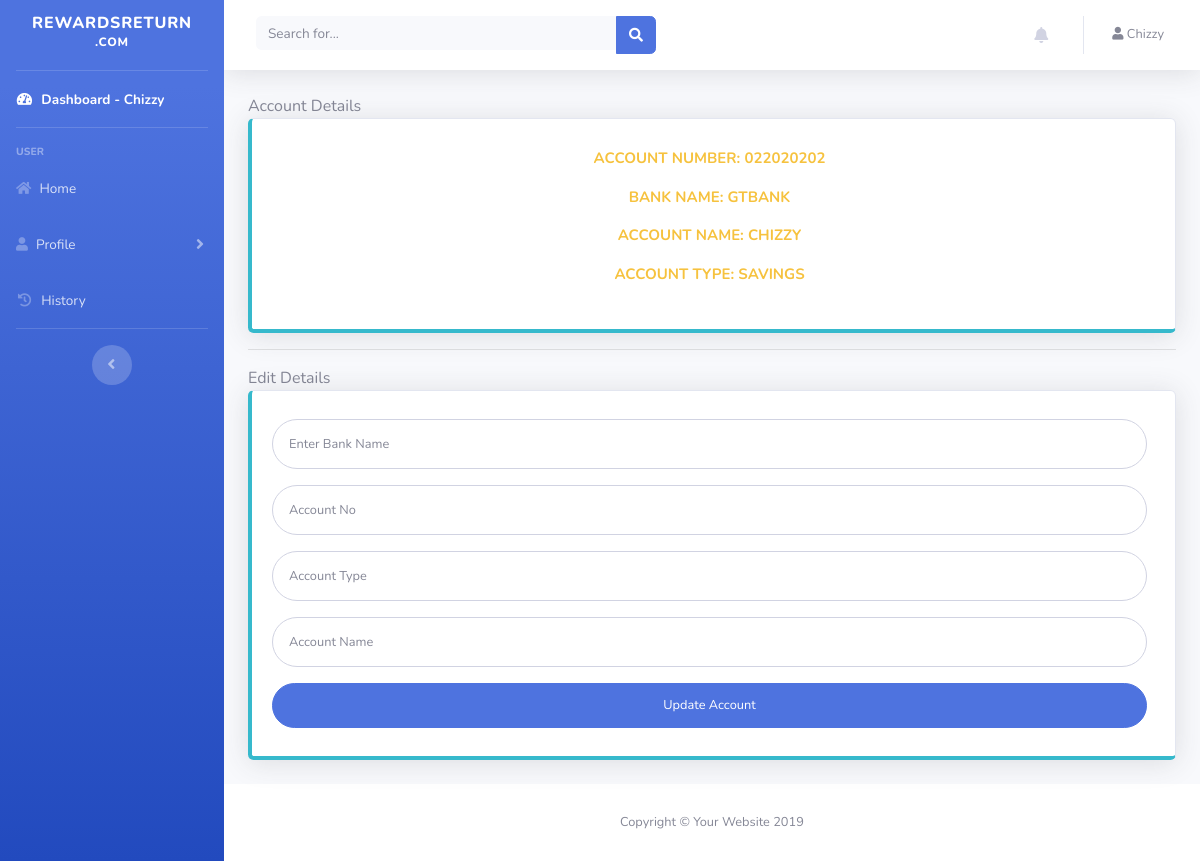
The app's page /dashboard/bank.php (signed in) with its own data.
### tables this page shows
CREATE TABLE `user_details` (
  `ID` int(11) NOT NULL COMMENT ' ',
  `username` varchar(250) NOT NULL,
  `password` varchar(500) NOT NULL,
  `email` varchar(300) NOT NULL,
  `phone_no` varchar(50) NOT NULL,
  `refeerer` varchar(300) NOT NULL,
  `bankname` varchar(225) NOT NULL,
  `accntno` varchar(225) NOT NULL,
  `accnttype` varchar(225) NOT NULL,
  `accntname` varchar(225) NOT NULL,
  `fee` int(11) NOT NULL
);

### includes/profile_process.php (called while the page is built, shortened)
<?php
    $sessionkey = $_SESSION['username'];
?>

### dashboard/bank.php (the view, shortened to what this page needs)
<?php require_once("../includes/profile_process.php");?>
<!DOCTYPE html>
<html lang="en">
<head>
  <link href="vendor/fontawesome-free/css/all.min.css" rel="stylesheet" type="text/css">
  <link href="css/sb-admin-2.min.css" rel="stylesheet">
</head>
<body id="page-top">
  <div id="wrapper">
    <ul class="navbar-nav bg-gradient-primary sidebar sidebar-dark accordion" id="accordionSidebar">
      <a class="sidebar-brand d-flex align-items-center justify-content-center" href="index.php">
        <div class="sidebar-brand-text mx-3">RewardsReturn <sup>.com</sup></div>
      </a>
      <hr class="sidebar-divider my-0">
      <li class="nav-item active">
        <a class="nav-link" href="index.php">
          <i class="fas fa-fw fa-tachometer-alt"></i>
          <span>Dashboard - <?php  if(isset($_SESSION['username'])){echo $_SESSION['username'];} else {header("Location: ../index.php");exit;} ?></span></a>
      </li>
      <hr class="sidebar-divider">
      <div class="sidebar-heading">
        User
      </div>
      <li class="nav-item">
        <a class="nav-link collapsed" href="../dashboard/" aria-expanded="true" aria-controls="collapseTwo">
          <i class="fas fa-home fa-cog"></i>
          <span>Home</span>
        </a>
        <a class="nav-link collapsed" href="#" data-toggle="collapse" data-target="#collapseTwo" aria-expanded="true" aria-controls="collapseTwo">
          <i class="fas fa-user fa-cog"></i>
          <span>Profile</span>
        </a>
      </li>
      <li class="nav-item">
        <a class="nav-link" href="history.php">
          <i class="fas fa-fw fa-history"></i>
          <span>History</span></a>
      </li>
      <hr class="sidebar-divider d-none d-md-block">
      <div class="text-center d-none d-md-inline">
        <button class="rounded-circle border-0" id="sidebarToggle"></button>
      </div>
    </ul>
    <div id="content-wrapper" class="d-flex flex-column">
      <div id="content">
        <nav class="navbar navbar-expand navbar-light bg-white topbar mb-4 static-top shadow">
          <form class="d-none d-sm-inline-block form-inline mr-auto ml-md-3 my-2 my-md-0 mw-100 navbar-search">
            <div class="input-group">
              <input type="text" class="form-control bg-light border-0 small" placeholder="Search for..." aria-label="Search" aria-describedby="basic-addon2">
              <div class="input-group-append">
                <button class="btn btn-primary" type="button">
                  <i class="fas fa-search fa-sm"></i>
                </button>
              </div>
            </div>
          </form>
          <ul class="navbar-nav ml-auto">
            <li class="nav-item dropdown no-arrow mx-1">
              <a class="nav-link dropdown-toggle" href="#" id="alertsDropdown" role="button" data-toggle="dropdown" aria-haspopup="true" aria-expanded="false">
                <i class="fas fa-bell fa-fw"></i>
              </a>
            </li>
            <li class="nav-item dropdown no-arrow">
              <a class="nav-link dropdown-toggle" href="#" id="userDropdown" role="button" data-toggle="dropdown" aria-haspopup="true" aria-expanded="false">
                <span class="mr-2 d-none d-lg-inline text-gray-600 small"><i class="fas fa-user"></i> <?php  if(isset($_SESSION['username'])){echo $_SESSION['username'];} else {header("Location: ../index.php");exit;} ?></span>
              </a>
            </li>
          </ul>
        </nav>
        <div class="container-fluid">
          <div class="row-xl-3 row-md-6 mb-4">
            Account Details
            <div class="card border-left-info border-bottom-info shadow h-100 py-2">
              <div class="card-body">
                <div class="row no-gutters align-items-center">
                  <div class="col mr-2">
                  <?php
                      $query = "SELECT * FROM user_details WHERE (username = '{$sessionkey}')";
                      $result= mysqli_query($connection,$query);
                      while ($row=mysqli_fetch_row($result)){
                        $disno = $row[7];
                        $disbn = $row[6];
                        $disan = $row[9];
                        $disat = $row[8];
                      }
                    ?>
                    <div class="container" style="text-align:center;">
                    <div class="text-xs font-weight-bold text-warning text-uppercase mb-3" style="font-size:15px;">Account Number: <?php echo $disno?></div>
                    <div class="text-xs font-weight-bold text-warning text-uppercase mb-3" style="font-size:15px;">Bank Name: <?php echo $disbn?></div>
                    <div class="text-xs font-weight-bold text-warning text-uppercase mb-3" style="font-size:15px;">Account Name: <?php echo $disan?></div>
                    <div class="text-xs font-weight-bold text-warning text-uppercase mb-3" style="font-size:15px;">Account Type: <?php echo $disat?></div>
                    </div>
                  </div>
                </div>
              </div>
            </div>
            <hr>
            Edit Details
            <div class="card border-left-info border-bottom-info shadow h-100 py-2">
              <div class="card-body">
                <div class="row no-gutters align-items-center">
                  <div class="col mr-2">
                  <form class="user" action="../includes/profile_process.php" method="POST">
                    <div class="form-group">
                      <input type="text" class="form-control form-control-user" id="exampleInputEmail" aria-describedby="emailHelp" placeholder="Enter Bank Name" name="bankname" required>
                    </div>
                    <div class="form-group">
                      <input type="text" class="form-control form-control-user" id="exampleInputPassword" placeholder="Account No" name="accntno" required>
                    </div>
                    <div class="form-group">
                      <input type="text" class="form-control form-control-user" id="exampleInputEmail" aria-describedby="emailHelp" placeholder="Account Type" name="accnttype">
                    </div>
                    <div class="form-group">
                      <input type="text" class="form-control form-control-user" id="exampleInputPassword" placeholder="Account Name" name="accntname" required>
                    </div>
                    <button type="submit" class="btn btn-primary btn-user btn-block" name="updateaccnt">
                      Update Account
                    </button>
                  </form>
                  </div>
                </div>
              </div>
            </div>
          </div>
        </div>
      </div>
      <footer class="sticky-footer bg-white">
        <div class="container my-auto">
          <div class="copyright text-center my-auto">
            <span>Copyright &copy; Your Website 2019</span>
          </div>
        </div>
      </footer>
    </div>
  </div>
</body>
</html>

### records on screen
user_details: accntno "022020202", bankname "GTBANK", accntname "CHIZZY", accnttype "SAVINGS"

### other values on screen
$_SESSION['username'] "Chizzy"
